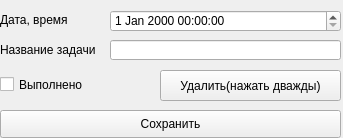
<?xml version="1.0" encoding="UTF-8"?>
<ui version="4.0">
 <class>Form</class>
 <widget class="QWidget" name="Form">
  <property name="geometry">
   <rect>
    <x>0</x>
    <y>0</y>
    <width>343</width>
    <height>138</height>
   </rect>
  </property>
  <property name="windowTitle">
   <string>Form</string>
  </property>
  <widget class="QLineEdit" name="Event_input">
   <property name="geometry">
    <rect>
     <x>110</x>
     <y>40</y>
     <width>231</width>
     <height>20</height>
    </rect>
   </property>
   <property name="text">
    <string/>
   </property>
  </widget>
  <widget class="QLabel" name="label">
   <property name="geometry">
    <rect>
     <x>0</x>
     <y>40</y>
     <width>101</width>
     <height>20</height>
    </rect>
   </property>
   <property name="text">
    <string>Название задачи</string>
   </property>
  </widget>
  <widget class="QPushButton" name="pb">
   <property name="geometry">
    <rect>
     <x>0</x>
     <y>110</y>
     <width>341</width>
     <height>28</height>
    </rect>
   </property>
   <property name="text">
    <string>Сохранить</string>
   </property>
  </widget>
  <widget class="QDateTimeEdit" name="dateTimeEdit">
   <property name="geometry">
    <rect>
     <x>110</x>
     <y>10</y>
     <width>231</width>
     <height>22</height>
    </rect>
   </property>
  </widget>
  <widget class="QLabel" name="label_2">
   <property name="geometry">
    <rect>
     <x>0</x>
     <y>10</y>
     <width>111</width>
     <height>20</height>
    </rect>
   </property>
   <property name="text">
    <string>Дата, время</string>
   </property>
  </widget>
  <widget class="QCheckBox" name="Done">
   <property name="geometry">
    <rect>
     <x>0</x>
     <y>69</y>
     <width>161</width>
     <height>31</height>
    </rect>
   </property>
   <property name="text">
    <string>Выполнено</string>
   </property>
  </widget>
  <widget class="QPushButton" name="Delete">
   <property name="geometry">
    <rect>
     <x>160</x>
     <y>70</y>
     <width>181</width>
     <height>31</height>
    </rect>
   </property>
   <property name="text">
    <string>Удалить(нажать дважды)</string>
   </property>
  </widget>
 </widget>
 <resources/>
 <connections/>
</ui>
